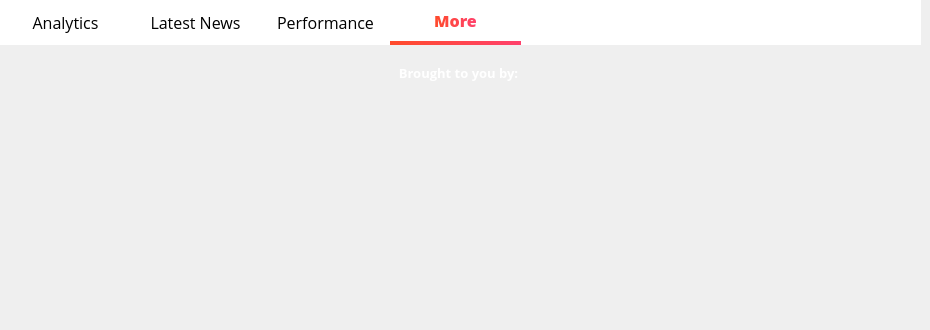
      <widget class="QWidget" name="more">
       <widget class="QWidget" name="widget_28" native="true">
        <property name="geometry">
         <rect>
          <x>0</x>
          <y>0</y>
          <width>921</width>
          <height>45</height>
         </rect>
        </property>
        <property name="styleSheet">
         <string notr="true">QWidget{
background-color: rgb(255, 255, 255);
}
QPushButton {
    border: none;
    padding: 5px 10px;
    font-size: 16px;
    font-weight: normal;
    color: black;
}

QPushButton:checked {
    border-bottom: 4px solid qlineargradient(x1:0, y1:0, x2:1, y2:0, stop:0 #FF4B2B, stop:1 #FF416C);
    border-right: none;
    border-top: none;
    color: qlineargradient(x1:0, y1:0, x2:1, y2:0, stop:0 #FF4B2B, stop:1 #FF416C);
    font-weight: 700;
}

QPushButton:hover {
    background-color: qlineargradient(x1:0, y1:0, x2:1, y2:0, stop:0 #f2f2f2, stop:1 #e6e6e6);
}</string>
        </property>
        <widget class="QPushButton" name="pushButton_124">
         <property name="geometry">
          <rect>
           <x>0</x>
           <y>0</y>
           <width>131</width>
           <height>45</height>
          </rect>
         </property>
         <property name="font">
          <font>
           <family>Open Sans</family>
           <pointsize>-1</pointsize>
           <weight>50</weight>
           <bold>false</bold>
          </font>
         </property>
         <property name="cursor">
          <cursorShape>PointingHandCursor</cursorShape>
         </property>
         <property name="styleSheet">
          <string notr="true"/>
         </property>
         <property name="text">
          <string>Analytics</string>
         </property>
        </widget>
        <widget class="QPushButton" name="pushButton_125">
         <property name="geometry">
          <rect>
           <x>130</x>
           <y>0</y>
           <width>131</width>
           <height>45</height>
          </rect>
         </property>
         <property name="font">
          <font>
           <family>Open Sans</family>
           <pointsize>-1</pointsize>
           <weight>50</weight>
           <bold>false</bold>
          </font>
         </property>
         <property name="cursor">
          <cursorShape>PointingHandCursor</cursorShape>
         </property>
         <property name="styleSheet">
          <string notr="true"/>
         </property>
         <property name="text">
          <string>Latest News</string>
         </property>
        </widget>
        <widget class="QPushButton" name="pushButton_126">
         <property name="geometry">
          <rect>
           <x>260</x>
           <y>0</y>
           <width>131</width>
           <height>45</height>
          </rect>
         </property>
         <property name="font">
          <font>
           <family>Open Sans</family>
           <pointsize>-1</pointsize>
           <weight>50</weight>
           <bold>false</bold>
          </font>
         </property>
         <property name="cursor">
          <cursorShape>PointingHandCursor</cursorShape>
         </property>
         <property name="styleSheet">
          <string notr="true"/>
         </property>
         <property name="text">
          <string>Performance</string>
         </property>
        </widget>
        <widget class="QPushButton" name="pushButton_127">
         <property name="enabled">
          <bool>false</bool>
         </property>
         <property name="geometry">
          <rect>
           <x>390</x>
           <y>0</y>
           <width>131</width>
           <height>45</height>
          </rect>
         </property>
         <property name="font">
          <font>
           <family>Open Sans</family>
           <pointsize>-1</pointsize>
           <weight>50</weight>
           <bold>false</bold>
          </font>
         </property>
         <property name="styleSheet">
          <string notr="true"/>
         </property>
         <property name="text">
          <string>More</string>
         </property>
         <property name="checkable">
          <bool>true</bool>
         </property>
         <property name="checked">
          <bool>true</bool>
         </property>
        </widget>
       </widget>
       <widget class="QLabel" name="label_90">
        <property name="geometry">
         <rect>
          <x>3</x>
          <y>60</y>
          <width>911</width>
          <height>25</height>
         </rect>
        </property>
        <property name="sizePolicy">
         <sizepolicy hsizetype="Minimum" vsizetype="Minimum">
          <horstretch>0</horstretch>
          <verstretch>0</verstretch>
         </sizepolicy>
        </property>
        <property name="minimumSize">
         <size>
          <width>50</width>
          <height>25</height>
         </size>
        </property>
        <property name="font">
         <font>
          <family>Open Sans</family>
          <pointsize>10</pointsize>
          <weight>75</weight>
          <bold>true</bold>
         </font>
        </property>
        <property name="styleSheet">
         <string notr="true">background-color: transparent;
color: white;</string>
        </property>
        <property name="text">
         <string>Brought to you by:</string>
        </property>
        <property name="alignment">
         <set>Qt::AlignCenter</set>
        </property>
       </widget>
       <widget class="QLabel" name="label_91">
        <property name="geometry">
         <rect>
          <x>220</x>
          <y>140</y>
          <width>161</width>
          <height>181</height>
         </rect>
        </property>
        <property name="styleSheet">
         <string notr="true">background-color:transparent;</string>
        </property>
        <property name="text">
         <string/>
        </property>
        <property name="pixmap">
         <pixmap resource="assets.qrc">:/assets/images/bal.png</pixmap>
        </property>
       </widget>
       <widget class="QLabel" name="label_92">
        <property name="geometry">
         <rect>
          <x>460</x>
          <y>160</y>
          <width>291</width>
          <height>131</height>
         </rect>
        </property>
        <property name="styleSheet">
         <string notr="true">background-color:transparent;</string>
        </property>
        <property name="text">
         <string/>
        </property>
        <property name="pixmap">
         <pixmap resource="assets.qrc">:/assets/images/esprit.png</pixmap>
        </property>
        <property name="scaledContents">
         <bool>true</bool>
        </property>
       </widget>
      </widget>
